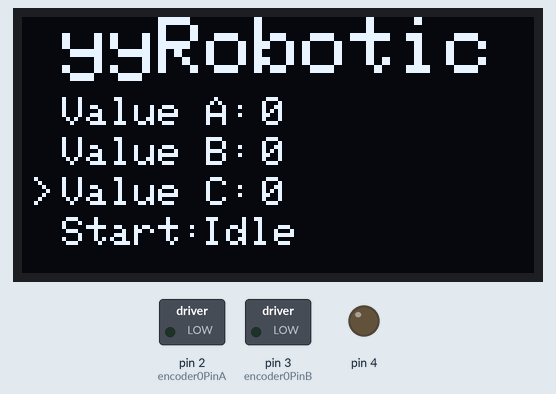
The sketch below on a simulated Arduino Uno, built with avr-gcc and run on an emulated ATmega328P. Parts: 128×64 one-colour display, switched loads named in the sketch (green lamp = pin HIGH), output pins drawn as LEDs (lit = HIGH). The display library's start-up logo is not drawn.

Above: at 0.5 s.
At 18.71 s:
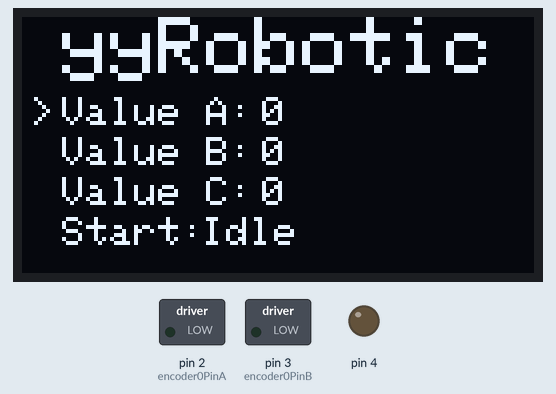
At 37.15 s:
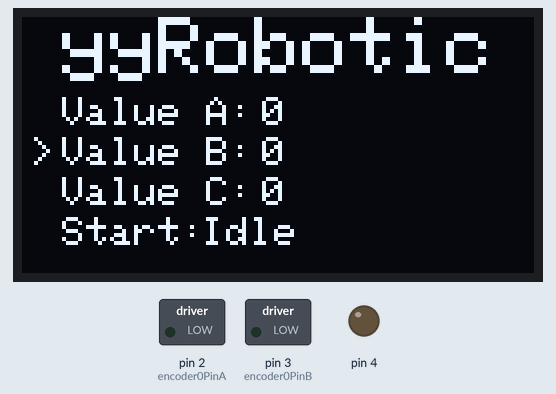
At 73.8 s:
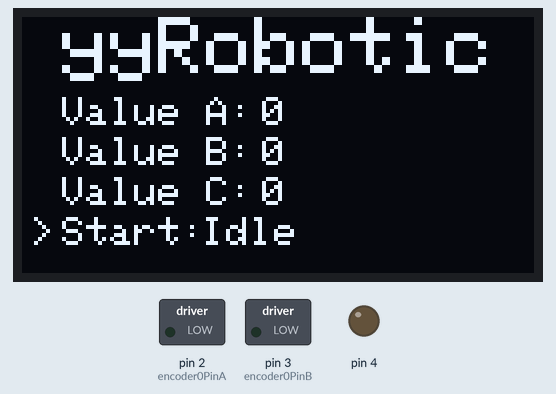

The sketch:

enc_menu2.ino.ino
```cpp
#include <Wire.h>
#include <Adafruit_SSD1306.h>
#include <Adafruit_GFX.h>
#define OLED_ADDR   0x3C
Adafruit_SSD1306 display(-1);

#if (SSD1306_LCDHEIGHT != 64)
#error("Height incorrect, please fix Adafruit_SSD1306.h!");
#endif

#define NUMFLAKES 10
#define XPOS 0
#define YPOS 1
#define DELTAY 2

#define LOGO16_GLCD_HEIGHT 16
#define LOGO16_GLCD_WIDTH  16
static const unsigned char PROGMEM logo16_glcd_bmp[] =
{ B00000000, B11000000,
  B00000001, B11000000,
  B00000001, B11000000,
  B00000011, B11100000,
  B11110011, B11100000,
  B11111110, B11111000,
  B01111110, B11111111,
  B00110011, B10011111,
  B00011111, B11111100,
  B00001101, B01110000,
  B00011011, B10100000,
  B00111111, B11100000,
  B00111111, B11110000,
  B01111100, B11110000,
  B01110000, B01110000,
  B00000000, B00110000
};

#if (SSD1306_LCDHEIGHT != 64)
#error("Height incorrect, please fix Adafruit_SSD1306.h!");
#endif

#define encoder0PinA  2
#define encoder0PinB  3
volatile unsigned int encoder0Pos = 0;

int valA;
int valB;
int valC;

byte clk;
byte menuCount = 1;
byte dir = 0;
bool runState = false;

void setup() {
  pinMode(2, OUTPUT);
  pinMode(3, OUTPUT);
  pinMode(4, OUTPUT);

  Serial.begin(9600);
  display.begin(SSD1306_SWITCHCAPVCC, OLED_ADDR);
  display.display();
  display.clearDisplay();
  attachInterrupt(0, doEncoder, CHANGE);  // encoder pin on interrupt 0 - pin 2
}

void loop() {
  clk = digitalRead(4);
  ledControl();
  menuCheck();
  staticMenu();
  display.clearDisplay();
  delay(50);
}

void staticMenu() {
  display.setTextSize(2);
  display.setTextColor(WHITE);

  display.setCursor(10, 0);
  display.println("yyRobotic");
  //---------------------------------
  display.setTextSize(1);
  display.setCursor(10, 20);
  display.println("Value A:");
  display.setCursor(60, 20);
  display.println(valA);

  display.setCursor(10, 30);
  display.println("Value B:");
  display.setCursor(60, 30);
  display.println(valB);

  display.setCursor(10, 40);
  display.println("Value C:");
  display.setCursor(60, 40);
  display.println(valC);

  display.setCursor(10, 50);
  display.println("Start:");
  display.setCursor(45, 50);
  if (encoder0Pos > 5 && menuCount == 4) {
    display.println("Run!");
    runState = true;
  } else {
    display.println("Idle");
    runState = false;
  }
  display.setCursor(2, (menuCount * 10) + 10);
  display.println(">");

  display.display();
}

void ledControl() {
  if (runState == true) {
    analogWrite(6, valA);
    analogWrite(9, valB);
    analogWrite(10, valC);
  }
}
void menuCheck() {
  if (clk == LOW && menuCount < 5) {
    menuCount++;
    encoder0Pos = 0;
  }
  if (clk == LOW && menuCount >= 5) {
    menuCount = 1;
  }

  if (menuCount == 1) {
    valA = encoder0Pos;
  }
  if (menuCount == 2) {
    valB = encoder0Pos;
  }
  if (menuCount == 3) {
    valC = encoder0Pos;
  }
}

void doEncoder() {
  if (digitalRead(encoder0PinA) == HIGH) {
    if (digitalRead(encoder0PinB) == LOW && encoder0Pos > 0) {
      encoder0Pos = encoder0Pos - 1;
      dir = 0;
    }
    else {
      encoder0Pos = encoder0Pos + 1;
      dir = 1;
    }
  }
  else
  {
    if (digitalRead(encoder0PinB) == LOW ) {
      encoder0Pos = encoder0Pos + 1;
      dir = 1;
    }
    else {
      if (encoder0Pos > 0) {
        encoder0Pos = encoder0Pos - 1;
        dir = 0;
      }
    }
  }
}
```
